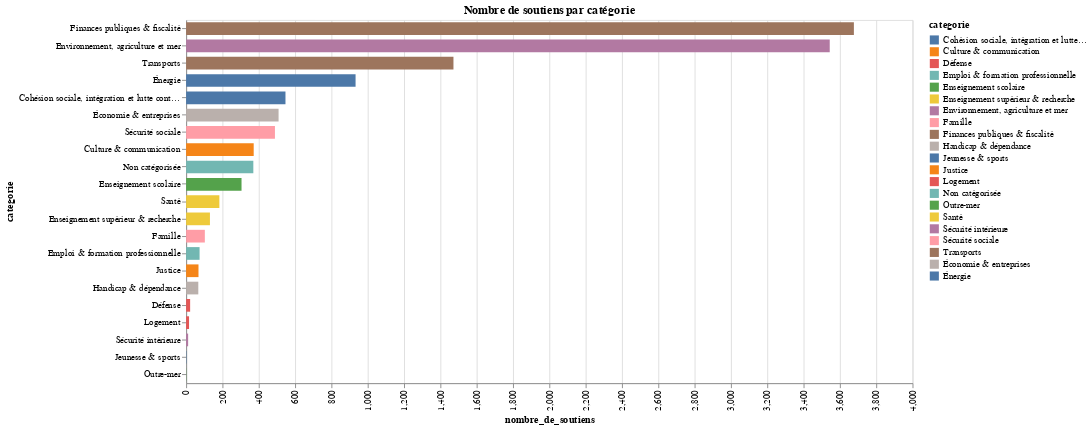

The notebook cell saved with this chart:
### Markdown cell above
- Commentaire
   - sujet "finances publiques et fiscalité" est la thématique qui a généré le plus de commentaires,
   - la thématique de l'environnement arrive en seconde position suivi des transports puis de l'énergie
   - faibles niveaux d'intérêt pour des thématiques telles que la justice, la défense ou la sécurité intérieure.

### Code cell
df = (raw_data.groupby('categorie', as_index = 'false')
              .agg({"nombre_de_soutiens": "sum"})
              .reset_index()
              .sort_values(by = ['nombre_de_soutiens'], ascending = False))

bars = alt.Chart(df).mark_bar(color = '#ff0000', size = 14).encode(
   alt.X('nombre_de_soutiens:Q', axis = alt.Axis(labelAngle = -90)),
   alt.Y('categorie:N', sort = alt.EncodingSortField(field = "categorie", 
                                                  op = "count", 
                                                  order = 'ascending')), color = 'categorie:N')
(bars).properties(height = 400, width = 800,
                  title = "Nombre de soutiens par catégorie")

### Figure 1 — Vega-Lite specification as saved in the notebook (floating-point values rounded to 4 significant figures)
{"config": {"view": {"continuousWidth": 400, "continuousHeight": 300}}, "data": {"name": "data-286d08cf1d77d1d888591cc7b1e14ddd"}, "mark": {"type": "bar", "color": "#ff0000", "size": 14}, "encoding": {"color": {"field": "categorie", "type": "nominal"}, "x": {"axis": {"labelAngle": -90}, "field": "nombre_de_soutiens", "type": "quantitative"}, "y": {"field": "categorie", "sort": {"field": "categorie", "op": "count", "order": "ascending"}, "type": "nominal"}}, "height": 400, "title": "Nombre de soutiens par catégorie", "width": 800, "$schema": "https://vega.github.io/schema/vega-lite/v4.17.0.json", "datasets": {"data-286d08cf1d77d1d888591cc7b1e14ddd": [{"categorie": "Finances publiques & fiscalité", "nombre_de_soutiens": 3677}, {"categorie": "Environnement, agriculture et mer", "nombre_de_soutiens": 3544}, {"categorie": "Transports", "nombre_de_soutiens": 1472}, {"categorie": "Énergie", "nombre_de_soutiens": 933}, {"categorie": "Cohésion sociale, intégration et lutte contre l’exclusion", "nombre_de_soutiens": 547}, {"categorie": "Économie & entreprises", "nombre_de_soutiens": 509}, {"categorie": "Sécurité sociale", "nombre_de_soutiens": 489}, {"categorie": "Culture & communication", "nombre_de_soutiens": 372}, {"categorie": "Non catégorisée", "nombre_de_soutiens": 370}, {"categorie": "Enseignement scolaire", "nombre_de_soutiens": 305}, {"categorie": "Santé", "nombre_de_soutiens": 183}, {"categorie": "Enseignement supérieur & recherche", "nombre_de_soutiens": 131}, {"categorie": "Famille", "nombre_de_soutiens": 103}, {"categorie": "Emploi & formation professionnelle", "nombre_de_soutiens": 74}, {"categorie": "Justice", "nombre_de_soutiens": 68}, {"categorie": "Handicap & dépendance", "nombre_de_soutiens": 67}, {"categorie": "Défense", "nombre_de_soutiens": 22}, {"categorie": "Logement", "nombre_de_soutiens": 16}, {"categorie": "Sécurité intérieure", "nombre_de_soutiens": 11}, {"categorie": "Jeunesse & sports", "nombre_de_soutiens": 2}, {"categorie": "Outre-mer", "nombre_de_soutiens": 1}]}}
